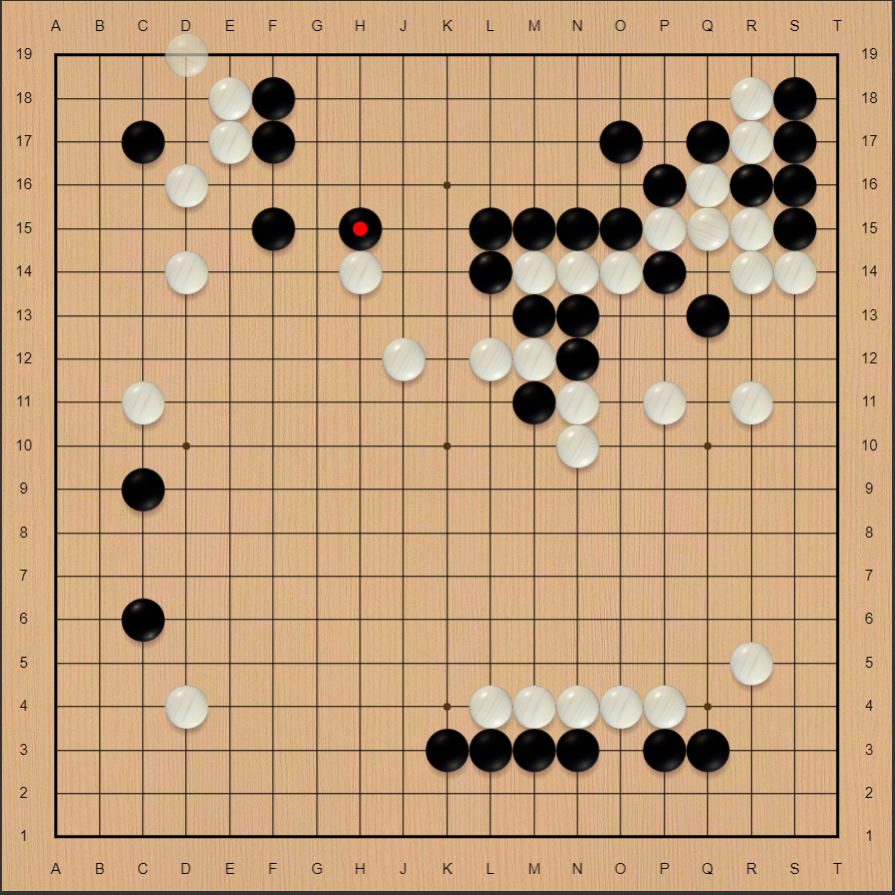
#> input picture pic_all/10-_rId4_2.png, 895 x 895 px; its folder holds only this picture in this run
$ python weiqi_custom.py
#> lines starting #> are read from the running program, lines starting #| are printed output that depends on the picture
import cv2
import numpy as np
from sklearn.cluster import KMeans
import os

def identify_chessman(board_gray, board_bgr):
    try:
        if board_gray is None:
            return None

        mesh = np.linspace(22, 598, 19, dtype=np.int_)
        rows, cols = np.meshgrid(mesh, mesh)
        #print("Rows shape:", rows.shape)
        #print("Cols shape:", cols.shape)

        circles = cv2.HoughCircles(board_gray, cv2.HOUGH_GRADIENT, 1, 20, param1=40, param2=10, minRadius=12,
                                   maxRadius=18)
        circles = np.uint32(np.around(circles[0]))

        phase = np.zeros_like(rows, dtype=np.uint8)
        im_hsv = cv2.cvtColor(board_bgr, cv2.COLOR_BGR2HSV_FULL)

        for circle in circles:
            row = int(round((circle[1] - 22) / 32))
            col = int(round((circle[0] - 22) / 32))
            #print("Row:", row)
            #print("Col:", col)
            hsv_ = im_hsv[cols[row, col] - 5:cols[row, col] + 5, rows[row, col] - 5:rows[row, col] + 5]
            s = np.mean(hsv_[:, :, 1])
            v = np.mean(hsv_[:, :, 2])

            if 0 < v < 180:
                phase[row, col] = 1
            elif 0 < s < 90 and 114 < v < 256:    # s的最大值调高了，调出来的，以捕捉不同饱和度的棋子颜色
                phase[row, col] = 2

        return phase
    except Exception as e:
        print("An error occurred:", str(e))


if __name__ == '__main__':
    matrix_list = []  #用来放生成的矩阵，这个就是总矩阵列表
    # 构建目标文件夹路径
    target_folder = "./pic_all/"

    # 获取目标文件夹中的所有文件名，并按照文件名的开头数字顺序排序
    file_names = os.listdir(target_folder)

    # 自定义的排序键函数，提取文件名中的开头数字作为排序依据
    def sort_key(filename):
        # 提取文件名中的开头数字，例如 "1-1" 中的 "1"
        return int(filename.split('_')[0].split('-')[0])

    # 根据排序键函数对文件名进行排序
    sorted_file_names = sorted(file_names, key=sort_key)

    # 根据排序后的文件名构建路径列表
    image_paths = [os.path.join(target_folder, filename) for
                   filename in sorted_file_names]
    for path in image_paths:
        # 读取图片
        print(path)
        image = cv2.imread(path)
#> image is the input picture: shape (895, 895, 3); mean B, G, R 123.5, 159.9, 193.5

        # 将图片转换为灰度图
        gray = cv2.cvtColor(image, cv2.COLOR_BGR2GRAY)
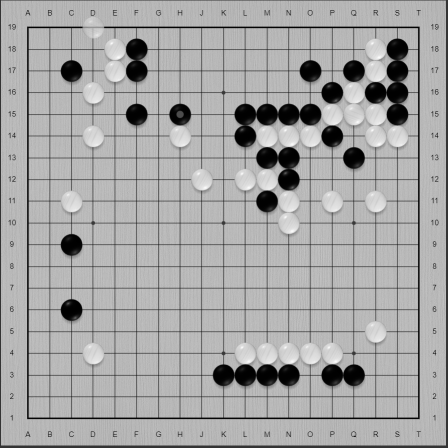
#> gray: shape (895, 895) (shown at 1/2 size); min 0, max 252, mean 165.8

        # 使用Canny边缘检测
        edges = cv2.Canny(gray, 50, 150, apertureSize=3)
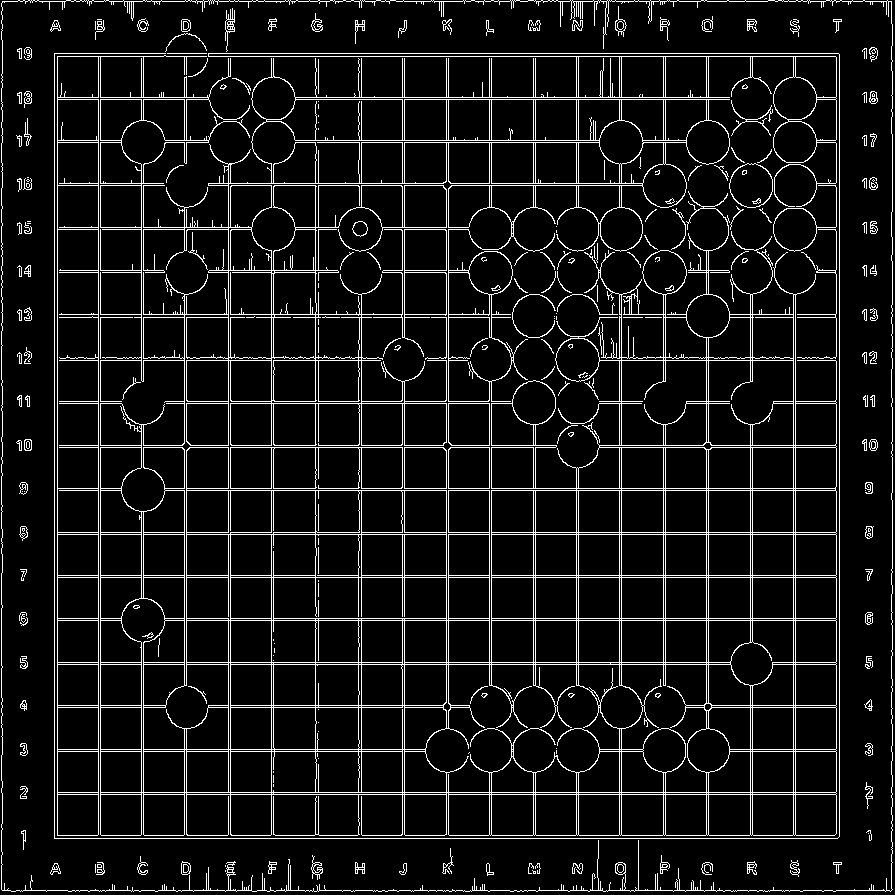
#> edges: shape (895, 895); 8.4% white in thin lines or dots

        # 在边缘图上进行霍夫变换检测直线
        lines = cv2.HoughLinesP(edges, 1, np.pi / 180, threshold=100, minLineLength=600, maxLineGap=10)
#> lines = 30 rows, first 6: [54, 792, 839, 792], [448, 728, 448, 53], [100, 838, 100, 53], [54, 534, 839, 534], [54, 838, 54, 53], [57, 56, 839, 56]

        # 获取直线的端点，即边角坐标
        corners = []
        for line in lines:
            x1, y1, x2, y2 = line[0]
            corners.append((x1, y1))
            corners.append((x2, y2))
#> this loop made 30 passes
#> after the loop, corners = 60 pairs, first value 2 to 891, second value 1 to 890

        # 使用K均值聚类进行点的合并
        kmeans = KMeans(n_clusters=4, n_init='auto')
        kmeans.fit(corners)
        cluster_centers = kmeans.cluster_centers_.astype(int)

        # 根据聚类结果获取四个点的坐标
        top_left = min(cluster_centers, key=lambda x: x[0] + x[1])
        top_right = max(cluster_centers, key=lambda x: x[0] - x[1])
        bottom_left = min(cluster_centers, key=lambda x: x[0] - x[1])
        bottom_right = max(cluster_centers, key=lambda x: x[0] + x[1])

        # 定义裁剪区域的四个坐标
        src_points = np.array([top_left, top_right, bottom_right, bottom_left], dtype="float32")

        # 定义目标区域的尺寸
        dst_width = 200  # 目标区域的宽度
        dst_height = 200  # 目标区域的高度
        dst_points = np.array([[0, 0], [dst_width - 1, 0], [dst_width - 1, dst_height - 1], [0, dst_height - 1]], dtype="float32")

        # 计算透视变换矩阵
        transform_matrix = cv2.getPerspectiveTransform(src_points, dst_points)

        # 进行透视变换，裁剪成正方形
        warped_image = cv2.warpPerspective(image, transform_matrix, (dst_width, dst_height))
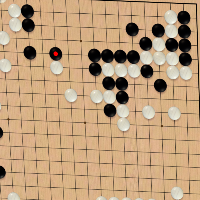
#> warped_image: shape (200, 200, 3); mean B, G, R 123.9, 159.1, 190.9

        # 将裁剪后的图像转换为灰度图
        gray_warped = cv2.cvtColor(warped_image, cv2.COLOR_BGR2GRAY)
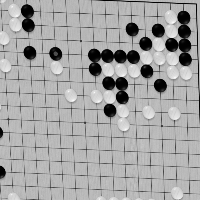
#> gray_warped: shape (200, 200); min 0, max 251, mean 164.6

        gray_warped = cv2.resize(gray_warped,(620,620))
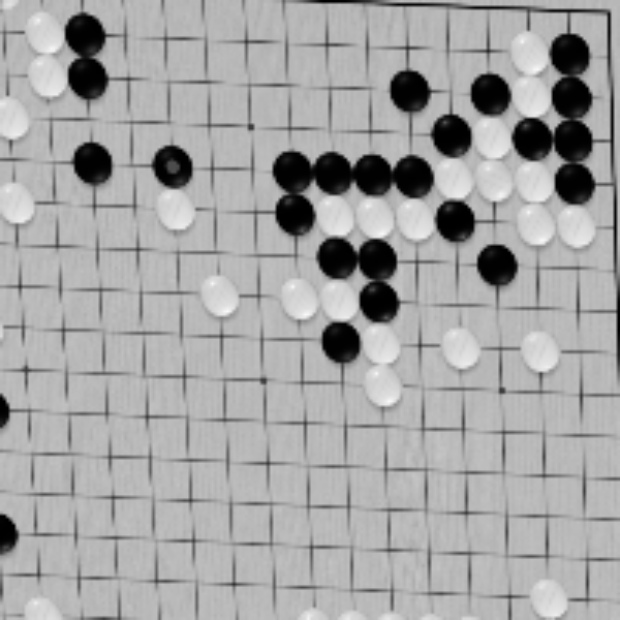
#> gray_warped: shape (620, 620); min 0, max 249, mean 164.4
        warped_image = cv2.resize(warped_image,(620,620))
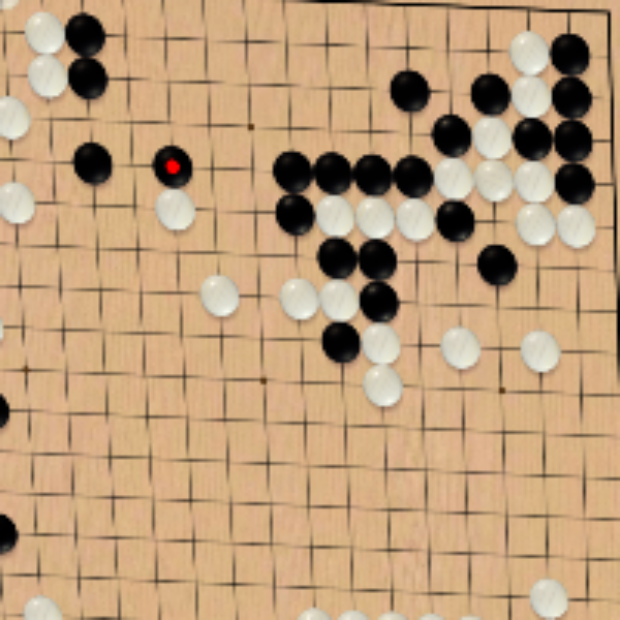
#> warped_image: shape (620, 620, 3); mean B, G, R 123.8, 158.9, 190.8
        result = identify_chessman(gray_warped,warped_image)
#> in identify_chessman, `circles = cv2.HoughCircles(board_gray, cv2.HOUGH_GRADIENT, 1, 20, para..`: circles = 75 rows, first 8: [174.5, 170.5, 17.4], [217.5, 292.5, 17.4], [375.5, 220.5, 17.4], [488.5, 90.5, 17.4], [541.5, 354.5, 17.4], [341.5, 346.5, 17.4], [351.5, 146.5, 17.3], [11.5, 120.5, 17.4]
#> in identify_chessman, `circles = np.uint32(np.around(circles[0]))`: circles = 75 rows, first 8: [174, 170, 17], [218, 292, 17], [376, 220, 17], [488, 90, 17], [542, 354, 17], [342, 346, 17], [352, 146, 17], [12, 120, 17]
#> the loop in identify_chessman, `for circle in circles:` made 75 passes
#> (circle, row, col, s, v) on passes 1 to 8: ([174, 170, 17], 5, 5, 32.31, 53.72), ([218, 292, 17], 8, 6, 43.8, 217.9), ([376, 220, 17], 6, 11, 27.38, 215.2), ([488, 90, 17], 2, 15, 166.3, 11.56), ([542, 354, 17], 10, 16, 23.77, 219.8), ([342, 346, 17], 10, 10, 71.65, 1.8), ([352, 146, 17], 4, 10, 97.19, 204.3), ([12, 120, 17], 3, 0, 27.92, 218.6)
        print(result)
#| [[0 2 0 0 0 0 0 0 0 0 0 0 0 0 0 0 0 1 0]
#|  [0 0 0 0 0 0 0 0 0 0 0 0 0 0 0 0 2 0 0]
#|  [0 2 1 0 0 0 0 0 0 0 0 0 0 0 0 1 2 1 0]
#|  [2 0 0 0 0 0 0 0 0 0 0 0 0 0 0 0 0 0 0]
#|  [0 0 1 0 0 0 0 0 0 0 0 0 0 1 0 2 1 1 0]
#|  [0 0 0 0 0 1 0 0 0 0 0 1 0 0 2 2 2 1 0]
#> (further printed lines are left out)

$ run again, on pic_all/111_rId4_40.png
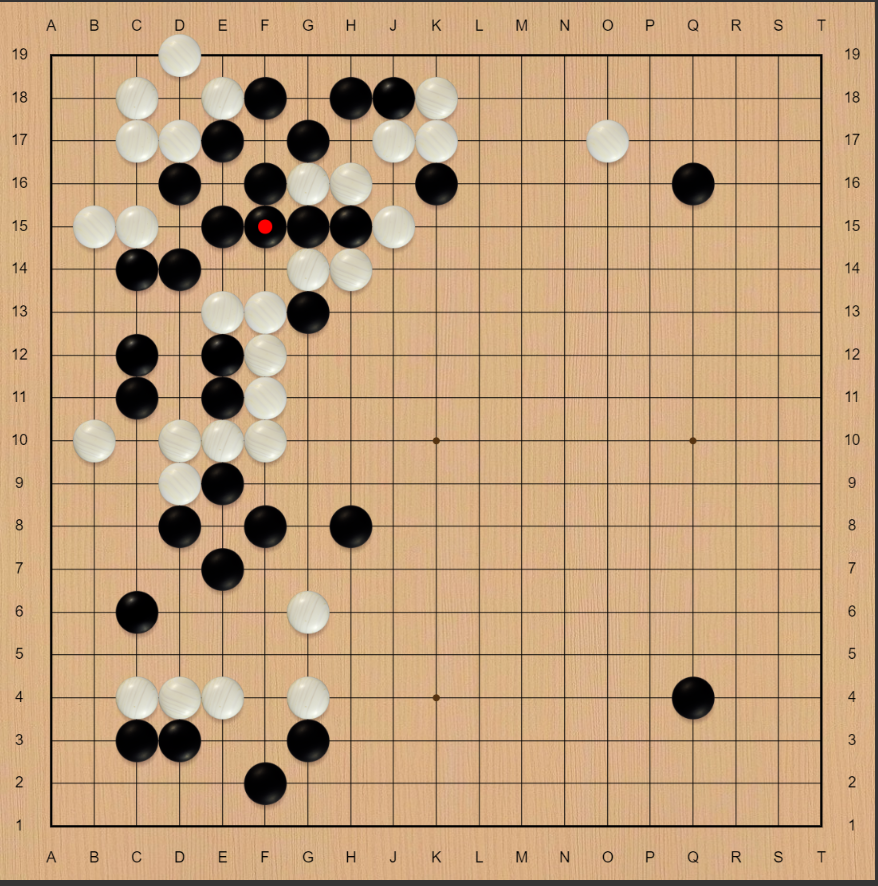
#> input picture pic_all/111_rId4_40.png, 878 x 886 px
#> image is the input picture: shape (886, 878, 3); mean B, G, R 124.4, 161.3, 195.4
#> `edges = cv2.Canny(gray, 50, 150, apertureSize=3)`:
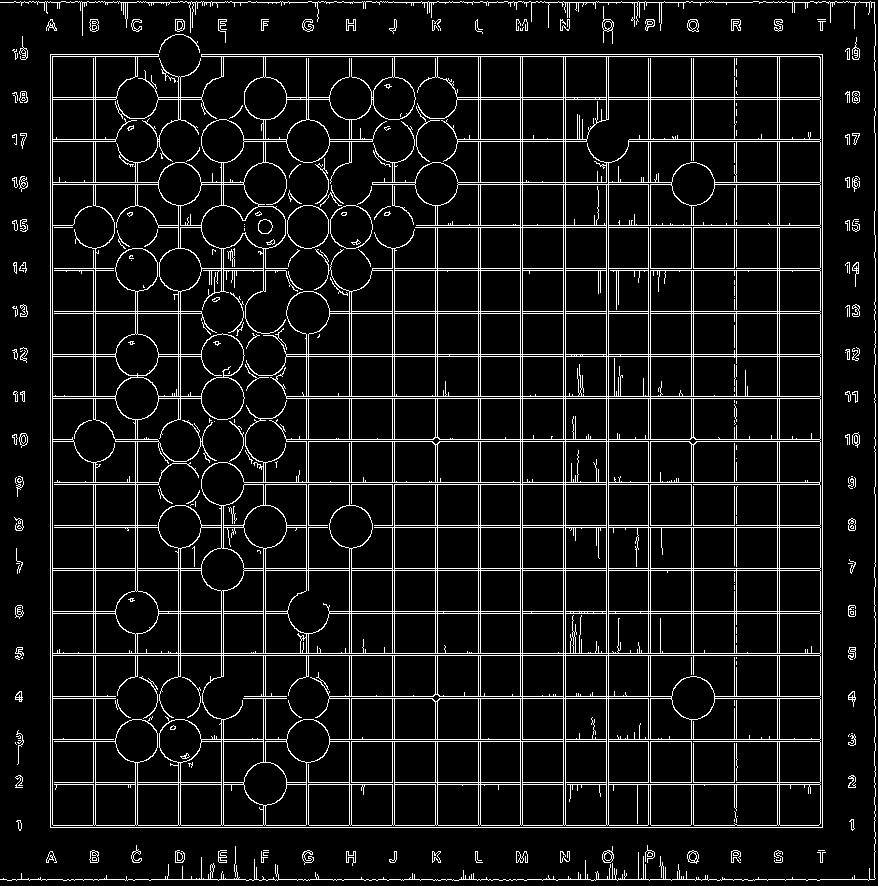
#> edges: shape (886, 878); 8.6% white in thin lines or dots
#> lines = 28 rows, first 6: [822, 827, 822, 54], [50, 827, 50, 54], [565, 827, 565, 54], [522, 827, 522, 54], [820, 827, 820, 54], [478, 827, 478, 54]
#> the loop `for line in lines:` made 28 passes
#> after the loop `for line in lines:`: corners = 56 pairs, first value 0 to 874, second value 2 to 879
#> `warped_image = cv2.resize(warped_image,(620,620))`:
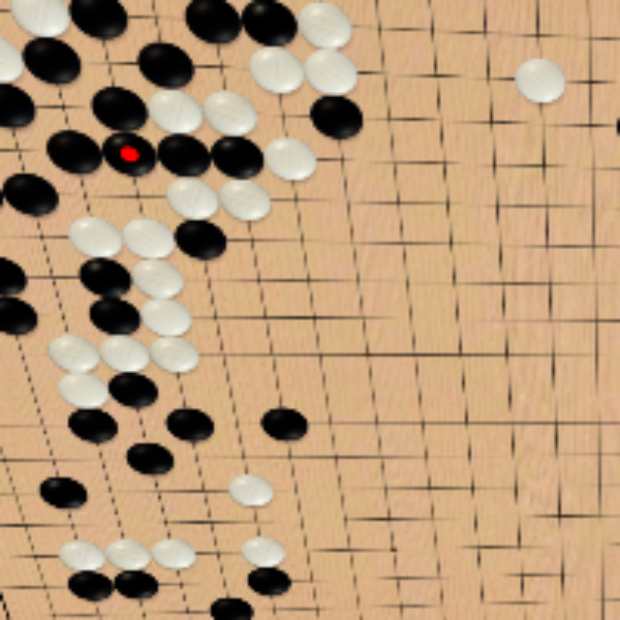
#> warped_image: shape (620, 620, 3); mean B, G, R 122.3, 156.2, 187.2
#> in identify_chessman, `circles = cv2.HoughCircles(board_gray, cv2.HOUGH_GRADIENT, 1, 20, para..`: circles = 120 rows, first 8: [208.5, 82.5, 17.4], [571.5, 437.5, 17.4], [139.5, 392.5, 17.4], [53.5, 572.5, 16.3], [195.5, 426.5, 17.4], [253.5, 439.5, 15.2], [63.5, 65.5, 17.4], [193.5, 158.5, 17.4]
#> in identify_chessman, `circles = np.uint32(np.around(circles[0]))`: circles = 120 rows, first 8: [208, 82, 17], [572, 438, 17], [140, 392, 17], [54, 572, 16], [196, 426, 17], [254, 440, 15], [64, 66, 17], [194, 158, 17]
#> im_hsv: shape (620, 620, 3); mean H, S, V 31.8, 87.8, 187.3
#> the loop in identify_chessman, `for circle in circles:` made 120 passes
#> (circle, row, col, s, v) on passes 1 to 8: ([208, 82, 17], 2, 6, 95.61, 216.7), ([572, 438, 17], 13, 17, 93.7, 218.3), ([140, 392, 17], 12, 4, 73.16, 136), ([54, 572, 16], 17, 1, 99.05, 217.7), ([196, 426, 17], 13, 5, 90.26, 71.22), ([254, 440, 15], 13, 7, 100, 212.5), ([64, 66, 17], 1, 1, 95.06, 2.48), ([194, 158, 17], 4, 5, 82.4, 4.16)
#| [[0 2 0 1 0 0 0 0 0 0 2 0 0 0 0 0 0 0 0]
#|  [0 1 0 0 1 0 0 0 0 2 0 0 0 0 0 0 0 0 0]
#|  [0 0 0 1 0 0 0 0 2 0 2 0 0 0 0 0 2 0 0]
#|  [1 0 0 1 0 2 2 0 0 0 0 0 0 0 0 0 0 0 0]
#|  [0 1 1 1 1 1 0 0 0 2 0 0 0 0 0 0 0 0 0]
#|  [1 0 0 0 0 2 0 0 0 0 0 0 0 0 0 0 0 0 0]
#> (further printed lines are left out)

$ run again, on pic_all/113_rId4_49.png
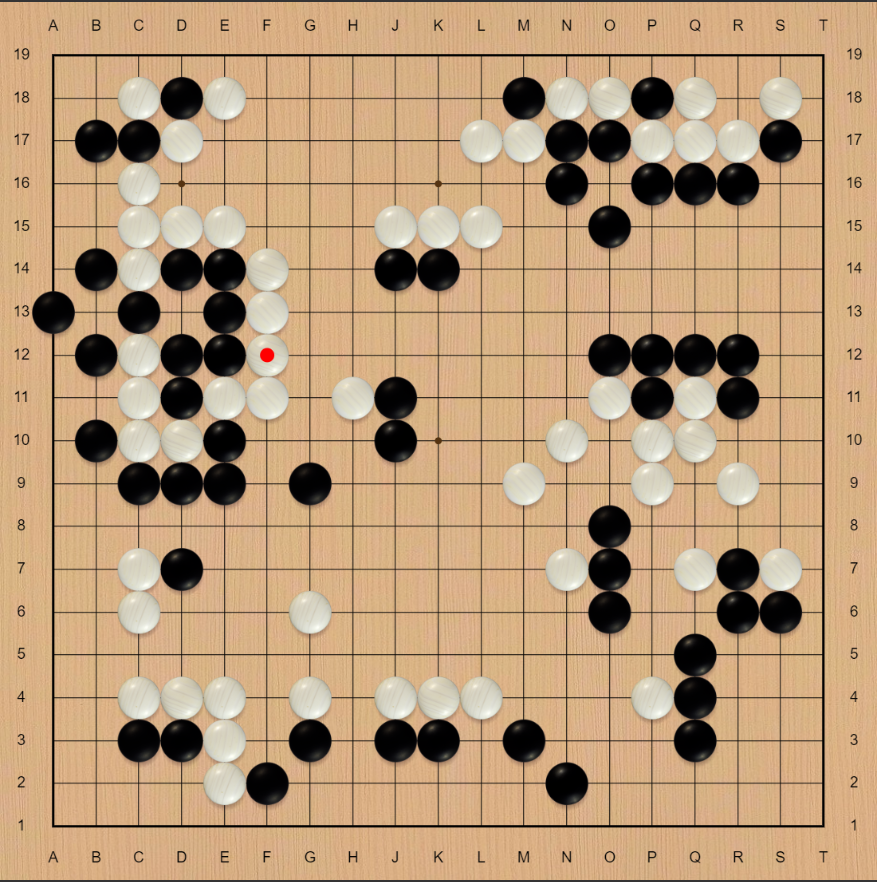
#> input picture pic_all/113_rId4_49.png, 877 x 882 px
#> image is the input picture: shape (882, 877, 3); mean B, G, R 122, 156.1, 187
#> `edges = cv2.Canny(gray, 50, 150, apertureSize=3)`:
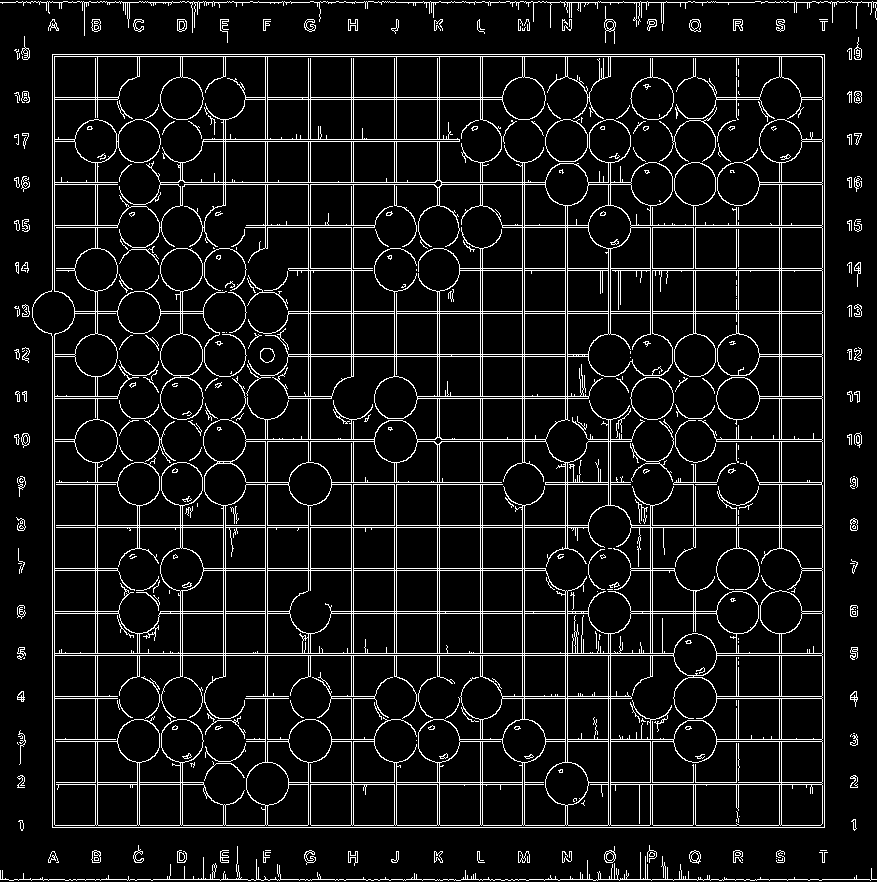
#> edges: shape (882, 877); 8.5% white in thin lines or dots
#> lines = [[52, 827, 824, 827], [52, 54, 824, 54], [52, 653, 673, 653], [824, 826, 824, 55], [0, 879, 876, 879], [52, 56, 821, 56], [822, 823, 822, 57], [52, 825, 820, 825], [0, 2, 876, 2], [55, 655, 673, 655]]
#> the loop `for line in lines:` made 10 passes
#> after the loop `for line in lines:`: corners = [(52, 827), (824, 827), (52, 54), (824, 54), (52, 653), (673, 653), (824, 826), (824, 55), (0, 879), (876, 879), (52, 56), (821, 56), (822, 823), (822, 57), (52, 825), (820, 825), (0, 2), (876, 2), (55, 655), (673, 655)]
#> `warped_image = cv2.resize(warped_image,(620,620))`:
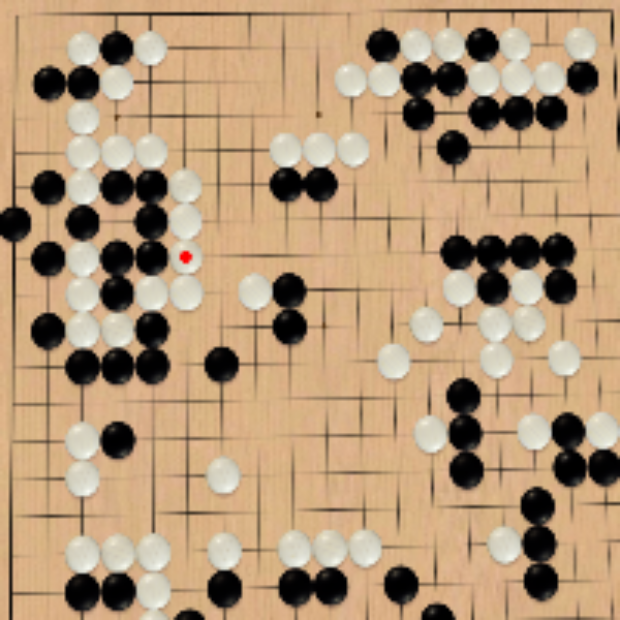
#> warped_image: shape (620, 620, 3); mean B, G, R 120.6, 152.7, 181.1
#> in identify_chessman, `circles = cv2.HoughCircles(board_gray, cv2.HOUGH_GRADIENT, 1, 20, para..`: circles = 148 rows, first 8: [289.5, 326.5, 17.4], [116.5, 186.5, 17.4], [48.5, 187.5, 17.4], [48.5, 258.5, 17.4], [150.5, 257.5, 17.4], [152.5, 365.5, 17.4], [150.5, 221.5, 17.4], [567.5, 430.5, 17.4]
#> in identify_chessman, `circles = np.uint32(np.around(circles[0]))`: circles = 148 rows, first 8: [290, 326, 17], [116, 186, 17], [48, 188, 17], [48, 258, 17], [150, 258, 17], [152, 366, 17], [150, 222, 17], [568, 430, 17]
#> im_hsv: shape (620, 620, 3); mean H, S, V 33.6, 85.2, 181.2
#> the loop in identify_chessman, `for circle in circles:` made 136 passes
#> (circle, row, col, s, v) on passes 1 to 8: ([290, 326, 17], 10, 8, 101, 151.1), ([116, 186, 17], 5, 3, 95.29, 5.03), ([48, 188, 17], 5, 1, 133.4, 2.43), ([48, 258, 17], 7, 1, 102.9, 36.14), ([150, 258, 17], 7, 4, 55.54, 29.61), ([152, 366, 17], 11, 4, 96.28, 7.2), ([150, 222, 17], 6, 4, 56.15, 11.11), ([568, 430, 17], 13, 17, 113.7, 5.24)
#| None
